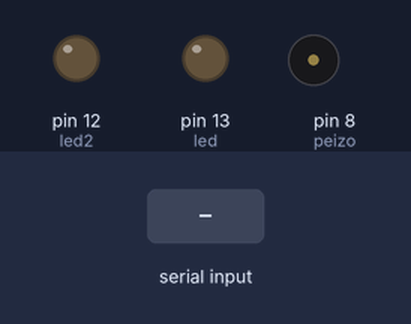
Simulated run of this sketch. Board: Arduino Uno, built with avr-gcc and run on an emulated ATmega328P. Shown: output pins drawn as LEDs (lit = HIGH), buzzer (waves = sounding). Dashed ring = blinking. Inputs (shaded band) come from the test bench. What the sketch prints to the serial monitor is not drawn.

Above: at 1.2 s.
1.3 s: "2" received over Serial
At 1.55 s:
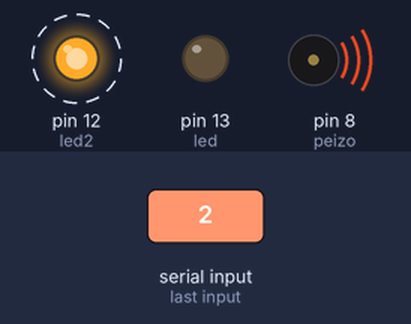
4.3 s: "1" received over Serial
At 4.8 s:
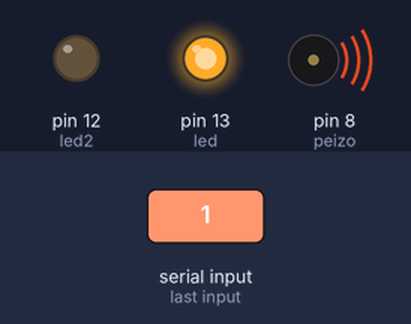
Timing chart, 0 to 7.3 s (numbered marks = the images above; inputs shaded):
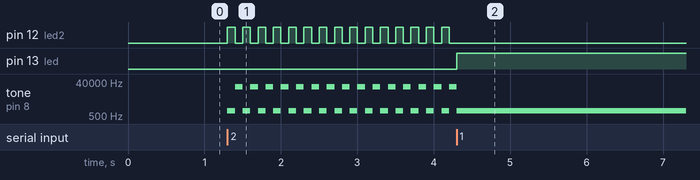

The sketch:

threat.ino
```cpp
const int led=13;
const int led2=12;
const int peizo=8;
int value=0;
int flag = 0;


void setup()

   {

      Serial.begin(9600);

      pinMode(led, OUTPUT);

      pinMode(led2,OUTPUT);

      pinMode(peizo,OUTPUT);
      digitalWrite(led, LOW);

      Serial.println("Connection established...");

   }


void loop()
{
     while (Serial.available())
     {
        value = Serial.read();
     }


     if(value=='1')
     {
      digitalWrite(peizo, LOW);
      digitalWrite(led2, LOW);
      if (flag == 0)
      {
        digitalWrite (led, HIGH);

        flag = 1;
      }
     }


     if (value == '2'){
        digitalWrite(led, LOW);
        digitalWrite (led2, HIGH);
        tone(peizo,1000);
        delay(100);
        digitalWrite(led2,LOW);
        tone(peizo,22000);
        delay(100);
        digitalWrite (led2, HIGH);
        tone(peizo,1000);
        flag = 0;
     }

   }
```

Measured:
- after the input at 1.3 s, pin 12 (led2): alternates HIGH for 0.10 s and LOW for 0.10 s, starting at once; tone on pin 8 (peizo): alternates 22000 Hz for 0.10 s and 1000 Hz for 0.10 s, starting at once
- after the input at 4.3 s, pin 12 (led2): stops changing and stays LOW; pin 13 (led): LOW → HIGH at once; tone on pin 8 (peizo): goes on until 4.3 s, then stays 1000 Hz
